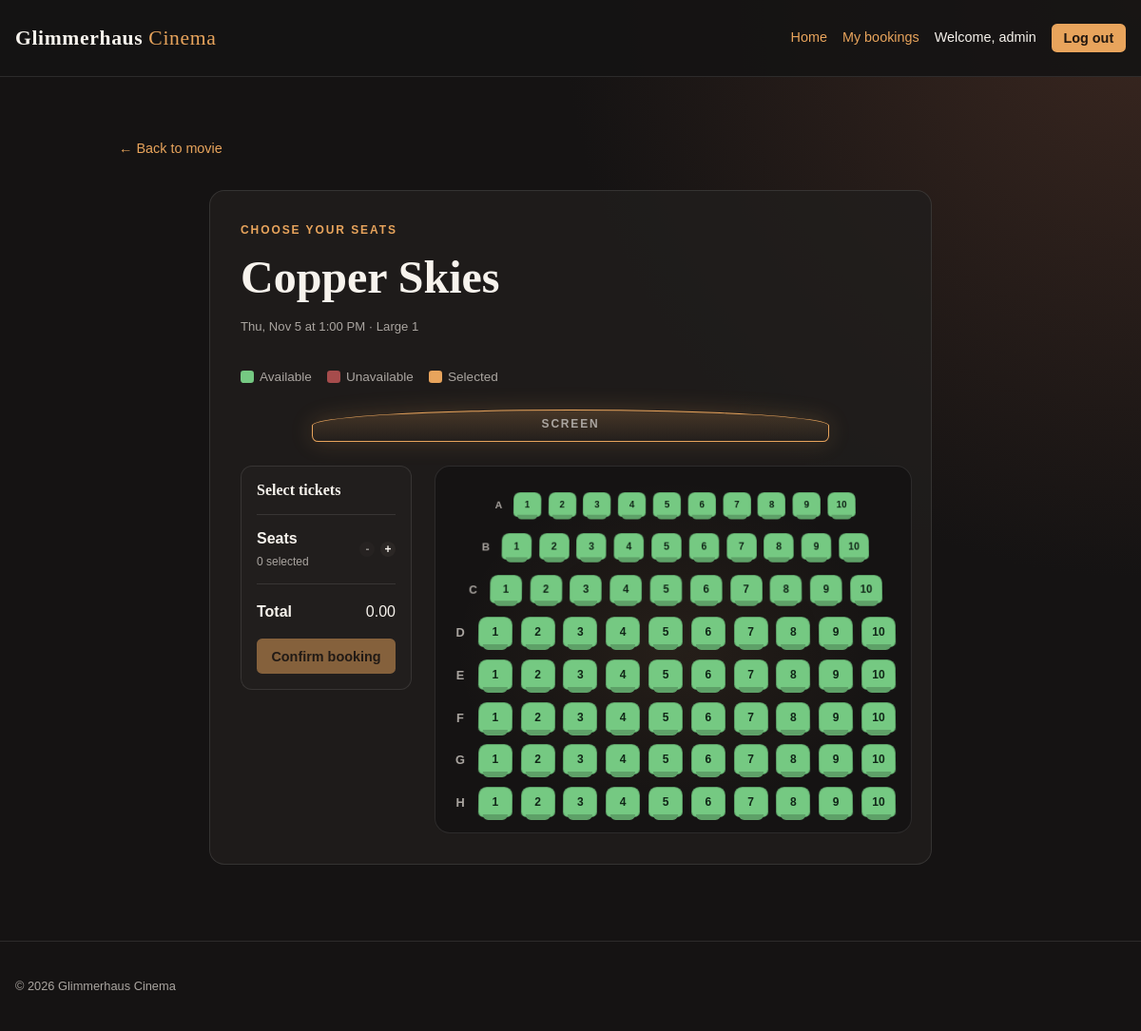
The app's page /index.php?page=movieBooking&screeningId=13 (signed in) with its own data.
### tables this page shows
CREATE TABLE movies (
    movieId INT AUTO_INCREMENT PRIMARY KEY,
    title VARCHAR(150) NOT NULL,
    description TEXT,
    durationMinutes INT NOT NULL,
    ageRatingId INT,
    posterUrl VARCHAR(2048),
    isActive BOOLEAN NOT NULL DEFAULT TRUE,
    createdAt DATETIME DEFAULT CURRENT_TIMESTAMP,
    FOREIGN KEY (ageRatingId) REFERENCES ageRatings(ageRatingId) ON DELETE RESTRICT
);

CREATE TABLE screenings (
    screeningId INT AUTO_INCREMENT PRIMARY KEY,
    movieId INT NOT NULL,
    auditoriumId INT NOT NULL,
    startsAt DATETIME NOT NULL,
    endsAt DATETIME NOT NULL,
    ticketPrice DECIMAL(8,2) NOT NULL,
    FOREIGN KEY (movieId) REFERENCES movies(movieId) ON DELETE RESTRICT,
    FOREIGN KEY (auditoriumId) REFERENCES auditoriums(auditoriumId) ON DELETE RESTRICT,
    UNIQUE (auditoriumId, startsAt),
    UNIQUE (screeningId, auditoriumId)
);

CREATE TABLE auditoriums (
    auditoriumId INT AUTO_INCREMENT PRIMARY KEY,
    name VARCHAR(50) NOT NULL UNIQUE,
    auditoriumTypeId INT NOT NULL,
    FOREIGN KEY (auditoriumTypeId) REFERENCES auditoriumTypes(auditoriumTypeId) ON DELETE RESTRICT
);

CREATE TABLE seats (
    seatId INT AUTO_INCREMENT PRIMARY KEY,
    auditoriumId INT NOT NULL,
    rowLabel VARCHAR(5) NOT NULL,
    seatNumber INT NOT NULL,
    UNIQUE (auditoriumId, rowLabel, seatNumber),
    UNIQUE (seatId, auditoriumId),
    FOREIGN KEY (auditoriumId) REFERENCES auditoriums(auditoriumId) ON DELETE RESTRICT
);

### app/controllers/BookingController.php (called while the page is built, shortened)
<?php
class BookingController {
    private $booking;
    public function __construct($booking) {
        $this->booking = $booking;
    }
    public function movieBooking() {
        $screeningId = filter_input(INPUT_GET, 'screeningId', FILTER_VALIDATE_INT);
        $seats = $screeningId ? $this->booking->getScreeningSeats($screeningId) : [];
        $screening = $seats[0];
        require __DIR__ . '/../views/movieBooking.php';
    }
}

### index.php (called while the page is built, shortened)
<?php
require_once __DIR__ . "/includes/connection.php";
require_once __DIR__ . "/app/models/Booking.php";
require_once __DIR__ . "/app/controllers/BookingController.php";
$auth = new AuthController(new User($connection));
$movies = new MovieController(new Movie($connection));
$bookings = new BookingController(new Booking($connection));
$routes = [
    'home' => [$movies, 'home'],
    'movieDetails' => [$movies, 'movieDetails'],
    'movieBooking' => [$bookings, 'movieBooking'],
    'bookings' => [$bookings, 'index'],
    'login' => [$auth, 'login'],
    'register' => [$auth, 'register'],
    'logout' => [$auth, 'logout']
];
$page = $_GET['page'] ?? 'home';
call_user_func($routes[$page]);

### app/models/Booking.php (called while the page is built, shortened)
<?php
class Booking {
    private $connection;
    public function __construct($connection) {
        $this->connection = $connection;
    }
    public function getScreeningSeats($screeningId) {
        $query = "SELECT screenings.screeningId, screenings.movieId, screenings.startsAt,
                         screenings.endsAt, screenings.ticketPrice,
                         movies.title, auditoriums.name AS auditoriumName,
                         seats.seatId, seats.rowLabel, seats.seatNumber,
                         bookingSeats.seatId IS NOT NULL AS isBooked
                  FROM screenings
                  INNER JOIN movies ON movies.movieId = screenings.movieId
                  INNER JOIN auditoriums ON auditoriums.auditoriumId = screenings.auditoriumId
                  INNER JOIN seats ON seats.auditoriumId = screenings.auditoriumId
                  LEFT JOIN bookingSeats
                      ON bookingSeats.screeningId = screenings.screeningId
                      AND bookingSeats.seatId = seats.seatId
                  WHERE screenings.screeningId = :screeningId
                  ORDER BY seats.rowLabel, seats.seatNumber";
        $statement = $this->connection->prepare($query);
        $statement->execute(['screeningId' => $screeningId]);
        return $statement->fetchAll(PDO::FETCH_ASSOC);
    }
}

### app/views/movieBooking.php (the view, shortened to what this page needs)
<?php
require __DIR__ . '/../../includes/header.php';
$seatsByRow = [];
foreach ($seats as $seat) {
    $seatsByRow[$seat['rowLabel']][] = $seat;
}
?>
<a class="back-link" href="index.php?page=movieDetails&amp;movieId=<?= (int) $screening['movieId'] ?>">&#8592; Back to movie</a>
<section class="booking-seat-card detail-card">
    <div class="booking-seat-heading">
        <p class="eyebrow">Choose your seats</p>
        <h1><?= htmlspecialchars($screening['title'], ENT_QUOTES, 'UTF-8') ?></h1>
        <p class="movie-meta">
            <?= htmlspecialchars(date('D, M j \a\t g:i A', strtotime($screening['startsAt'])), ENT_QUOTES, 'UTF-8') ?>
            &middot; <?= htmlspecialchars($screening['auditoriumName'], ENT_QUOTES, 'UTF-8') ?>
        </p>
    </div>
    <div class="seat-legend" aria-label="Seat availability">
        <span><i class="seat-legend-swatch seat-available"></i> Available</span>
        <span><i class="seat-legend-swatch seat-unavailable"></i> Unavailable</span>
        <span><i class="seat-legend-swatch seat-selected"></i> Selected</span>
    </div>
    <form method="post" class="seat-booking-form" data-seat-booking
          data-ticket-price="<?= htmlspecialchars($screening['ticketPrice'], ENT_QUOTES, 'UTF-8') ?>">
        <div class="screen-label">Screen</div>
        <div class="booking-layout">
            <aside class="seat-selection-panel">
                <h2>Select tickets</h2>
                <div class="ticket-counter">
                    <div>
                        <strong>Seats</strong>
                        <span data-selected-seats>0 selected</span>
                    </div>
                    <div class="counter-controls">
                        <button class="seat-control" type="button" data-seat-minus aria-label="Remove a seat">-</button>
                        <button class="seat-control" type="button" data-seat-plus aria-label="Add a seat">+</button>
                    </div>
                </div>
                <p class="selection-total"><strong>Total</strong> <span data-total-price>0.00</span></p>
                <button class="button" type="submit" data-confirm-booking disabled>Confirm booking</button>
            </aside>
            <div class="seat-map">
                <?php foreach ($seatsByRow as $rowLabel => $rowSeats): ?>
                    <div class="seat-row">
                        <span class="seat-row-label"><?= htmlspecialchars($rowLabel, ENT_QUOTES, 'UTF-8') ?></span>
                        <?php foreach ($rowSeats as $seat): ?>
                            <span class="seat <?= $seat['isBooked'] ? 'seat-unavailable' : 'seat-available' ?>"
                                  data-seat
                                  data-seat-id="<?= (int) $seat['seatId'] ?>"
                                  data-row="<?= htmlspecialchars($seat['rowLabel'], ENT_QUOTES, 'UTF-8') ?>"
                                  data-seat-number="<?= (int) $seat['seatNumber'] ?>"
                                  aria-label="Row <?= htmlspecialchars($seat['rowLabel'], ENT_QUOTES, 'UTF-8') ?> seat <?= (int) $seat['seatNumber'] ?>">
                                <?= (int) $seat['seatNumber'] ?>
                            </span>
                        <?php endforeach; ?>
                    </div>
                <?php endforeach; ?>
            </div>
        </div>
    </form>
</section>
<?php require __DIR__ . '/../../includes/footer.php'; ?>

### records on screen
movies: title "Copper Skies"
screenings: startsAt "Thu, Nov 5 at 1:00 PM", seats.seatNumber "1", seats.seatNumber "2", seats.seatNumber "3", seats.seatNumber "4", seats.seatNumber "5", seats.seatNumber "6", seats.seatNumber "7", seats.seatNumber "8", seats.seatNumber "9", seats.seatNumber "10"
auditoriums: name "Large 1"

### other values on screen
$_SESSION['user'] "admin"
$rowLabel "A"
$rowLabel "B"
$rowLabel "C"
$rowLabel "D"
$rowLabel "E"
$rowLabel "F"
$rowLabel "G"
$rowLabel "H"
